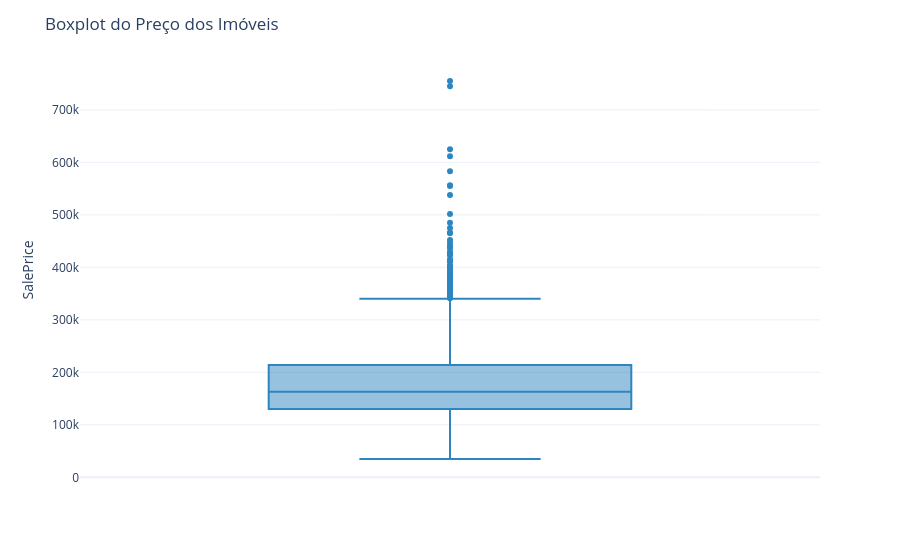

Write notebook code for a chart like this one.
### Markdown cell above
### Interpretação

A curva de densidade confirma o padrão observado no histograma, evidenciando que a maior concentração dos preços de venda está localizada em uma faixa intermediária da distribuição. Observa-se uma distribuição **unimodal**, indicando a existência de um único pico de concentração dos valores, porém com uma **cauda prolongada à direita**, característica típica de distribuições assimétricas.

Esse comportamento mostra que a maioria dos imóveis possui preços relativamente próximos entre si, enquanto um número reduzido de imóveis de alto padrão apresenta valores significativamente superiores, contribuindo para o alongamento da cauda da distribuição.

Do ponto de vista da modelagem estatística, essa assimetria reforça que a variável resposta **SalePrice** não segue uma distribuição aproximadamente normal. Dessa forma, a utilização de modelos capazes de acomodar variáveis contínuas, positivas e assimétricas torna-se mais adequada, justificando posteriormente a escolha do **Modelo Linear Generalizado (MLG)** com distribuição **Gamma**.

### Code cell
fig = px.box(
    dados,
    y="SalePrice",
    color_discrete_sequence=["#2E86C1"]
)

fig.update_layout(
    title="Boxplot do Preço dos Imóveis",
    template="plotly_white"
)

fig.show()

### Figure 1 — Plotly figure (JSON) as saved in the notebook; plotly's stock layout.template omitted (floating-point values rounded to 4 significant figures; data arrays with more than 128 entries replaced by an {"elided": "..."} marker saying what was removed)
{"data": [{"alignmentgroup": "True", "hovertemplate": "SalePrice=%{y}<extra></extra>", "legendgroup": "", "marker": {"color": "#2E86C1"}, "name": "", "notched": false, "offsetgroup": "", "orientation": "v", "showlegend": false, "type": "box", "x0": " ", "xaxis": "x", "y": {"elided": "1460 int values"}, "y0": " ", "yaxis": "y"}], "layout": {"boxmode": "group", "legend": {"tracegroupgap": 0}, "margin": {"t": 60}, "title": {"text": "Boxplot do Preço dos Imóveis"}, "xaxis": {"anchor": "y", "domain": [0, 1]}, "yaxis": {"anchor": "x", "domain": [0, 1], "title": {"text": "SalePrice"}}}}
